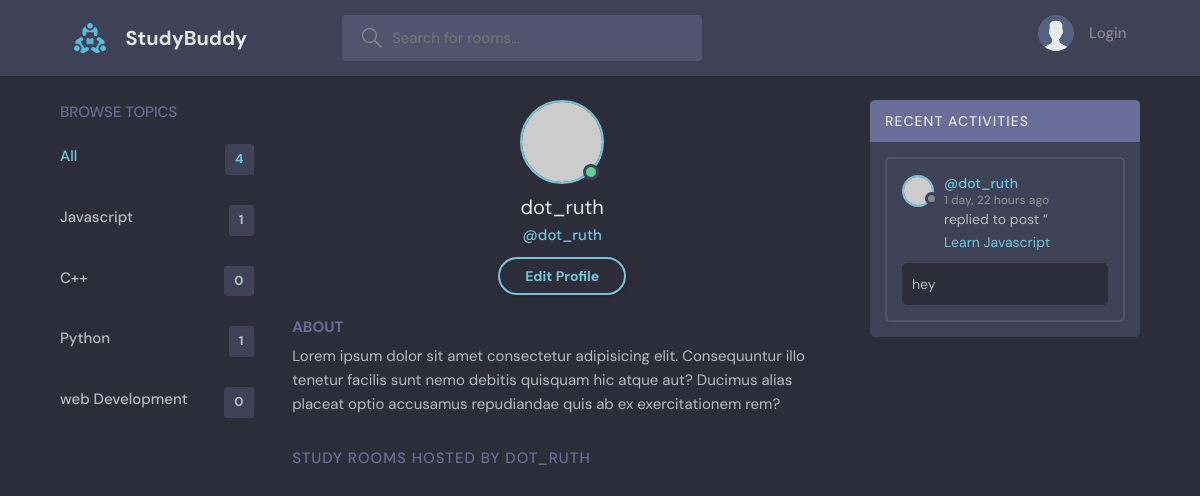
Page /user-profile/2/ on the earlier database version.
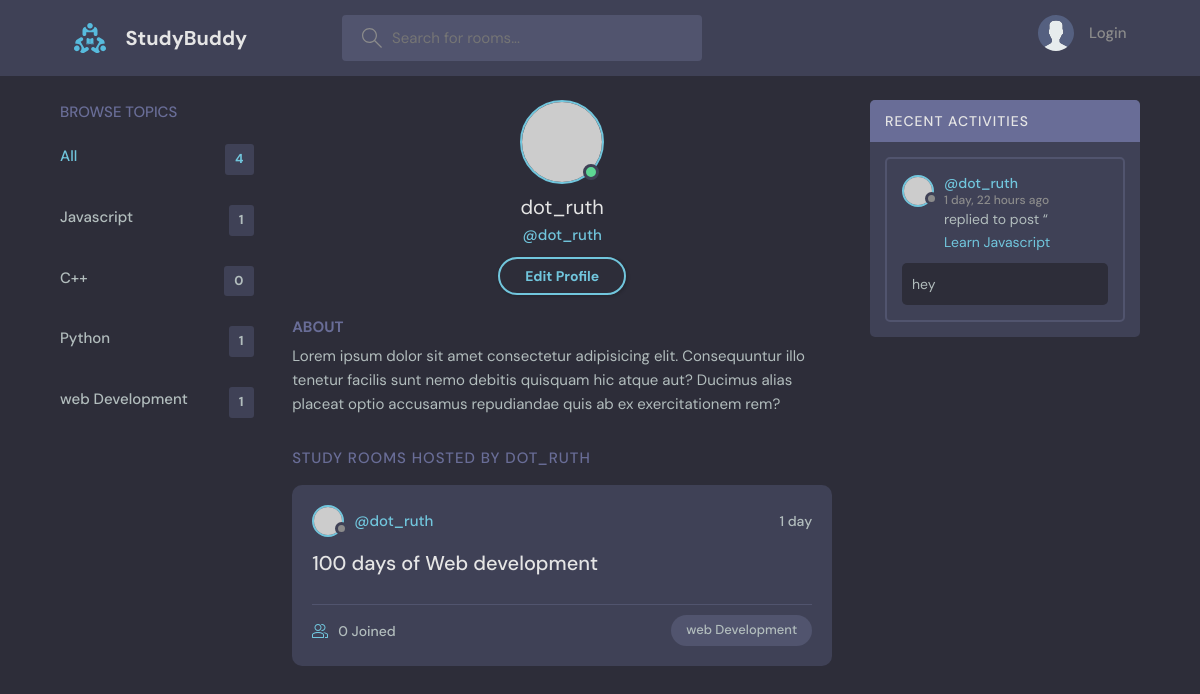
Same page on the later database version.
### base/models.py (models this page shows, shortened)
class Topic(models.Model):
    name = models.CharField(max_length=200)
    def __str__(self):
        return self.name

class Message(models.Model):
    user = models.ForeignKey(User, on_delete=models.CASCADE)
    room = models.ForeignKey(Room, on_delete=models.CASCADE)
    body = models.TextField()
    updated = models.DateTimeField(auto_now=True)
    created = models.DateTimeField(auto_now_add=True)
    class Meta:
        ordering = ['-updated', '-created']

class Room(models.Model):
    host = models.ForeignKey(User, on_delete=models.SET_NULL, null=True)
    topic = models.ForeignKey(Topic, on_delete=models.SET_NULL, null=True)
    name = models.CharField(max_length=200)
    description = models.TextField(null=True, blank=True)
    participants = models.ManyToManyField(
        User, related_name='participants', blank=True)
    updated = models.DateTimeField(auto_now=True)
    created = models.DateTimeField(auto_now_add=True)
    class Meta:
        ordering = ['-updated', '-created']
    def __str__(self):
        return self.name

### base/views.py (the view)
# urls.py: path('user-profile/<str:pk>/', views.userprofile, name="user-profile"),
def userprofile(request, pk):
    user = User.objects.get(id=pk)
    rooms = user.room_set.all()
    room_message = user.message_set.all()
    topics = Topic.objects.all()
    context = {'user': user, 'rooms': rooms,
               'room_message': room_message, 'topics': topics}
    return render(request, 'base/profile.html', context)

### base/templates/base/profile.html
{% extends 'main.html' %}
{% block content %}
  <main class="profile-page layout layout--3">
    <div class="container">
      {% include 'base/topics_component.html'%}
      <div class="roomList">
        <div class="profile">
          <div class="profile__avatar">
            <div class="avatar avatar--large active">
              <img src="https://randomuser.me/api/portraits/men/11.jpg" />
            </div>
          </div>
          <div class="profile__info">
            <h3>{{user.username}}</h3>
            <p>@{{user.username}}</p>
            <a href="edit-user.html" class="btn btn--main btn--pill">Edit Profile</a>
          </div>
          <div class="profile__about">
            <h3>About</h3>
            <p>
              Lorem ipsum dolor sit amet consectetur adipisicing elit. Consequuntur illo tenetur
              facilis sunt nemo debitis quisquam hic atque aut? Ducimus alias placeat optio
              accusamus repudiandae quis ab ex exercitationem rem?
            </p>
          </div>
        </div>
        <div class="roomList__header">
          <div>
            <h2>Study Rooms Hosted by {{user.username}}</a>
            </h2>
          </div>
        </div>
        {% include 'base/feed_component.html'%}
      </div>
      {% include 'base/activities_component.html'%}
    </div>
  </main>
  {% endblock content %}

### base/templates/base/topics_component.html
<div class="topics">
    <div class="topics__header">
      <h2>Browse Topics</h2>
    </div>
    <ul class="topics__list">
      <li>
        <a href="{% url 'home'%}" class="active">All <span>{{topics.count}}</span></a>
      </li>
      {% for topic in topics%}
      <li>
        <a href="{% url 'home'%}?q={{topic.name}}">{{topic.name}} <span>{{topic.room_set.all.count}}</span></a>
      </li>
      {% endfor %}
    </ul>
  </div>

### base/templates/base/feed_component.html (shortened to what this page needs)
{% for room in rooms %}
<div class="roomListRoom">
    <div class="roomListRoom__header">
      <a href="{% url 'user-profile' room.host.id%}" class="roomListRoom__author">
        <div class="avatar avatar--small">
          <img src="https://randomuser.me/api/portraits/women/11.jpg" />
        </div>
        <span>@{{room.host.username}}</span>
      </a>
      <div class="roomListRoom__actions">
        <span>{{room.created|timesince}}</span>
      </div>
    </div>
    <div class="roomListRoom__content">
      <a href="{% url 'room' room.id %}">{{room.name}}</a>
    </div>
    <div class="roomListRoom__meta">
      <a href="{% url 'room' room.id %}" class="roomListRoom__joined">
        {{room.participants.all.count}} Joined
      </a>
      <p class="roomListRoom__topic">{{room.topic}}</p>
    </div>
  </div>
{% endfor %}

### base/templates/base/activities_component.html (shortened to what this page needs)
<div class="activities">
        <div class="activities__header">
          <h2>Recent Activities</h2>
        </div>
        {% for message in room_message %}
        <div class="activities__box">
          <div class="activities__boxHeader roomListRoom__header">
            <a href="{% url 'user-profile' message.user.id %}" class="roomListRoom__author">
              <div class="avatar avatar--small">
                <img src="https://randomuser.me/api/portraits/women/11.jpg" />
              </div>
              <p>
                @{{message.user}}
                <span>{{message.created|timesince}} ago</span>
              </p>
            </a>
          </div>
          <div class="activities__boxContent">
            <p>replied to post “<a href="{% url 'room' message.room.id%}">{{message.room}}</a></p>
            <div class="activities__boxRoomContent">
                {{message.body}}
            </div>
          </div>
        </div>
        {% endfor %}
      </div>

Differences in the rows shown:
computed for Topic "web Development": room_set.all.count "0" → "1"
added Room: host.username "dot_ruth", created "1 day", name "100 days of Web development", participants.all.count "0", topic "web Development"
